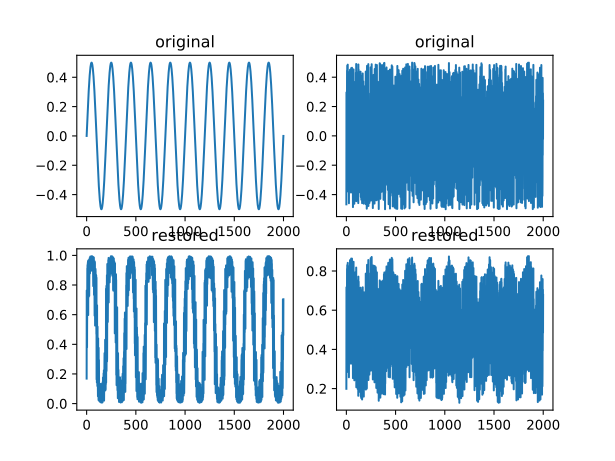

Recreate this plot in Python.
import numpy as np
import matplotlib.pyplot as plt

train_num = 2000
lr = .01

f = .5
t = np.linspace(0, (1 / f) * 10, train_num)
x_original = np.zeros((2, train_num))
x_original[0, :] = .5 * np.sin(2 * np.pi * f * t)
x_original[1, :] = np.random.rand(train_num) - .5
mix = np.array([
    [.6, .4],
    [.5, .5],
])
x_train = mix.dot(x_original)

V = np.array([
    [.03, .02],
    [.01, .04],
])
b = np.array([
    [.02],
    [.03],
])

batch_size = 50
del_V = np.zeros(V.shape)
del_b = np.zeros(b.shape)
for c in range(train_num):
    x = x_train[:, c][:, np.newaxis]
    q = V.dot(x) + b
    y = 1. / (1 + np.exp(-q))
    if c % batch_size == 0:
        V += del_V
        b += del_b
        del_V = np.zeros(V.shape)
        del_b = np.zeros(b.shape)
    else:
        del_V += lr * (np.linalg.inv(V).T + (1 - 2 * y).dot(x.T))
        del_b += lr * (1 - 2 * y)

y = np.empty_like(x_train)
for c in range(train_num):
    x = x_train[:, c][:, np.newaxis]
    q = V.dot(x) + b
    y[:, c] = (1. / (1 + np.exp(-q))).flatten()

ax_original1 = plt.subplot(221)
ax_original1.set_title('original')
ax_original1.plot(x_original[0])
ax_original2 = plt.subplot(222)
ax_original2.set_title('original')
ax_original2.plot(x_original[1])

ax_restored1 = plt.subplot(223)
ax_restored1.set_title('restored')
ax_restored1.plot(y[0])
ax_restored2 = plt.subplot(224)
ax_restored2.set_title('restored')
ax_restored2.plot(y[1])

plt.savefig('exc8.2.svg')

print(V)